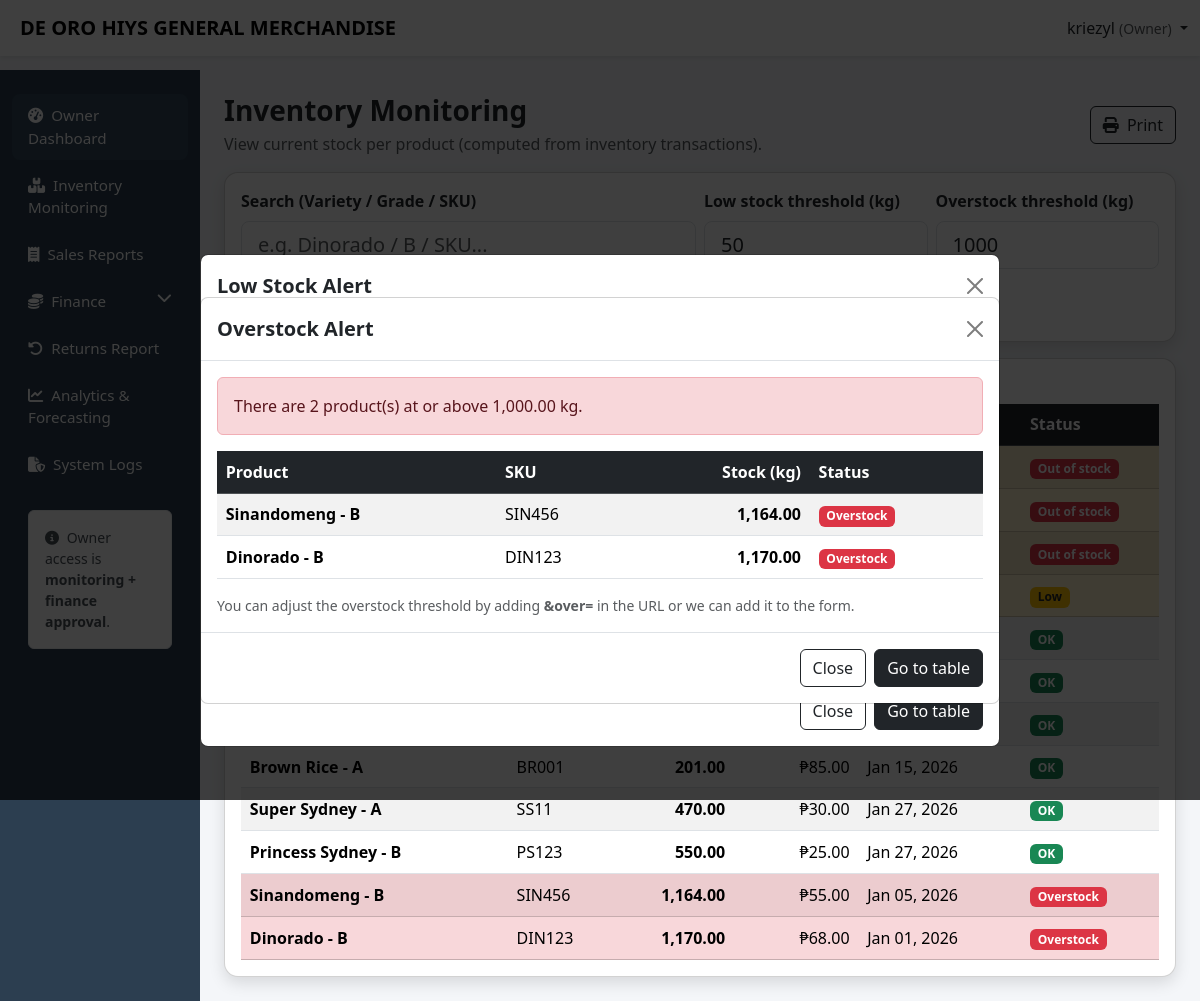
Screenshot of /owner/inventory_monitoring.php (signed in) with the database file from the repository.
### tables this page shows
CREATE TABLE `products` (
    `product_id` int(11) NOT NULL,
    `variety` varchar(100) DEFAULT NULL,
    `grade` varchar(50) DEFAULT NULL,
    `sku` varchar(50) DEFAULT NULL,
    `unit_weight_kg` decimal(10,2) DEFAULT NULL,
    `unit_price` decimal(10,2) DEFAULT NULL,
    `delivery_date` date DEFAULT NULL,
    `created_at` timestamp NOT NULL DEFAULT current_timestamp(),
    `archived` tinyint(1) NOT NULL DEFAULT 0,
    `stock_kg` decimal(10,2) NOT NULL DEFAULT 0.00
  );

### owner/inventory_monitoring.php (the view, shortened to what this page needs)
<?php
$username = $_SESSION['username'] ?? 'Owner';
include '../config/db.php';
$search = trim($_GET['search'] ?? '');
$low = (float)($_GET['low'] ?? 50);
$OVERSTOCK_LIMIT_KG = (float)($_GET['over'] ?? 1000);
$searchSql = "";
$res = $conn->query("
  SELECT
    p.product_id, p.variety, p.grade, p.sku, p.unit_price, p.delivery_date,
    COALESCE(SUM(
      CASE
        WHEN LOWER(it.type)='in' THEN it.qty_kg
        WHEN LOWER(it.type)='out' THEN -it.qty_kg
        WHEN LOWER(it.type)='adjust' THEN it.qty_kg
        ELSE 0
      END
    ),0) AS stock_kg
  FROM products p
  LEFT JOIN inventory_transactions it ON it.product_id = p.product_id
  WHERE p.archived=0
  $searchSql
  GROUP BY p.product_id
  ORDER BY stock_kg ASC, p.variety ASC
");
$productsRows = [];
$lowItems = [];
$overItems = [];
if($res && $res->num_rows > 0){
  while($row = $res->fetch_assoc()){
    $productsRows[] = $row;
    $stock = (float)$row['stock_kg'];
    if($stock <= $low){
      $lowItems[] = [
        'product' => ($row['variety'].' - '.$row['grade']),
        'sku' => $row['sku'],
        'stock' => $stock
      ];
    }
    if($stock >= $OVERSTOCK_LIMIT_KG){
      $overItems[] = [
        'product' => ($row['variety'].' - '.$row['grade']),
        'sku' => $row['sku'],
        'stock' => $stock
      ];
    }
  }
}
?>
<!DOCTYPE html>
<html lang="en">
<head>
<link href="https://cdn.jsdelivr.net/npm/bootstrap@5.3.2/dist/css/bootstrap.min.css" rel="stylesheet">
<link href="https://cdnjs.cloudflare.com/ajax/libs/font-awesome/6.5.1/css/all.min.css" rel="stylesheet">
<link href="../css/layout.css" rel="stylesheet">
</head>
<body>
<nav class="navbar navbar-expand-lg navbar-light bg-white shadow-sm fixed-top">
  <div class="container-fluid">
    <span class="navbar-brand fw-bold ms-2">DE ORO HIYS GENERAL MERCHANDISE</span>
    <div class="ms-auto dropdown">
      <a class="nav-link dropdown-toggle" data-bs-toggle="dropdown">
        <?= htmlspecialchars($username) ?> <small class="text-muted">(Owner)</small>
      </a>
    </div>
  </div>
</nav>
<div class="container-fluid">
<div class="row">
<?php include '../includes/owner_sidebar.php'; ?>
<main class="col-lg-10 ms-sm-auto px-4 main-content">
<div class="py-4">
  <div class="d-flex justify-content-between align-items-center flex-wrap gap-2 mb-3">
    <div>
      <h3 class="fw-bold mb-1">Inventory Monitoring</h3>
      <div class="text-muted">View current stock per product (computed from inventory transactions).</div>
    </div>
    <button class="btn btn-outline-dark" onclick="window.print()"><i class="fa-solid fa-print me-1"></i> Print</button>
  </div>
  <?php if(count($lowItems) > 0): ?>
  <div class="modal fade" id="lowStockModal" tabindex="-1" aria-hidden="true">
    <div class="modal-dialog modal-lg modal-dialog-centered">
      <div class="modal-content">
        <div class="modal-header">
          <h5 class="modal-title fw-bold">Low Stock Alert</h5>
          <button type="button" class="btn-close" data-bs-dismiss="modal" aria-label="Close"></button>
        </div>
        <div class="modal-body">
          <div class="alert alert-warning mb-3">
          </div>
          <div class="table-responsive">
            <table class="table table-sm table-striped align-middle mb-0">
              <thead class="table-dark">
                <tr>
                  <th>Product</th>
                  <th>SKU</th>
                  <th class="text-end">Remaining (kg)</th>
                  <th>Status</th>
                </tr>
              </thead>
              <tbody>
                <?php foreach($lowItems as $li): ?>
                  <tr>
                    <td class="fw-semibold"><?= htmlspecialchars($li['product']) ?></td>
                    <td><?= htmlspecialchars($li['sku']) ?></td>
                    <td class="text-end fw-bold"><?= number_format((float)$li['stock'],2) ?></td>
                    <td>
                      <?php if((float)$li['stock'] <= 0): ?>
                        <span class="badge bg-danger">Out of stock</span>
                      <?php else: ?>
                        <span class="badge bg-warning text-dark">Low</span>
                      <?php endif; ?>
                    </td>
                  </tr>
                <?php endforeach; ?>
              </tbody>
            </table>
          </div>
          <div class="text-muted small mt-3">
          </div>
        </div>
        <div class="modal-footer">
          <button class="btn btn-outline-dark" type="button" data-bs-dismiss="modal">Close</button>
          <a class="btn btn-dark" href="#stockTable">Go to table</a>
        </div>
      </div>
    </div>
  </div>
  <?php endif; ?>
  <?php if(count($overItems) > 0): ?>
  <div class="modal fade" id="overStockModal" tabindex="-1" aria-hidden="true">
    <div class="modal-dialog modal-lg modal-dialog-centered">
      <div class="modal-content">
        <div class="modal-header">
          <h5 class="modal-title fw-bold">Overstock Alert</h5>
          <button type="button" class="btn-close" data-bs-dismiss="modal" aria-label="Close"></button>
        </div>
        <div class="modal-body">
          <div class="alert alert-danger mb-3">
            There are <?= count($overItems) ?> product(s) at or above <?= number_format($OVERSTOCK_LIMIT_KG,2) ?> kg.
          </div>
          <div class="table-responsive">
            <table class="table table-sm table-striped align-middle mb-0">
              <thead class="table-dark">
                <tr>
                  <th>Product</th>
                  <th>SKU</th>
                  <th class="text-end">Stock (kg)</th>
                  <th>Status</th>
                </tr>
              </thead>
              <tbody>
                <?php foreach($overItems as $oi): ?>
                  <tr>
                    <td class="fw-semibold"><?= htmlspecialchars($oi['product']) ?></td>
                    <td><?= htmlspecialchars($oi['sku']) ?></td>
                    <td class="text-end fw-bold"><?= number_format((float)$oi['stock'],2) ?></td>
                    <td><span class="badge bg-danger">Overstock</span></td>
                  </tr>
                <?php endforeach; ?>
              </tbody>
            </table>
          </div>
          <div class="text-muted small mt-3">
            You can adjust the overstock threshold by adding <b>&over=</b> in the URL or we can add it to the form.
          </div>
        </div>
        <div class="modal-footer">
          <button class="btn btn-outline-dark" type="button" data-bs-dismiss="modal">Close</button>
          <a class="btn btn-dark" href="#stockTable">Go to table</a>
        </div>
      </div>
    </div>
  </div>
  <?php endif; ?>
  <div class="card modern-card mb-3">
    <div class="card-body">
      <form class="row g-2 align-items-end" method="get">
        <div class="col-12 col-md-6">
          <label class="form-label fw-semibold">Search (Variety / Grade / SKU)</label>
          <input class="form-control form-control-lg" name="search" value="<?= htmlspecialchars($search) ?>" placeholder="e.g. Dinorado / B / SKU...">
        </div>
        <div class="col-12 col-md-3">
          <label class="form-label fw-semibold">Low stock threshold (kg)</label>
          <input class="form-control form-control-lg" type="number" step="0.01" name="low" value="<?= htmlspecialchars((string)$low) ?>">
        </div>
        <div class="col-12 col-md-3">
          <label class="form-label fw-semibold">Overstock threshold (kg)</label>
          <input class="form-control form-control-lg" type="number" step="0.01" name="over" value="<?= htmlspecialchars((string)$OVERSTOCK_LIMIT_KG) ?>">
        </div>
        <div class="col-12 col-md-3 d-grid">
          <button class="btn btn-dark btn-lg"><i class="fa-solid fa-magnifying-glass me-1"></i> Apply</button>
        </div>
      </form>
    </div>
  </div>
  <div class="card modern-card" id="stockTable">
    <div class="card-body">
      <div class="table-responsive">
        <table class="table table-striped align-middle mb-0">
          <thead class="table-dark">
            <tr>
              <th>Product</th>
              <th>SKU</th>
              <th class="text-end">Stock (kg)</th>
              <th class="text-end">Unit Price</th>
              <th>Delivery Date</th>
              <th>Status</th>
            </tr>
          </thead>
          <tbody>
          <?php if(count($productsRows) > 0): ?>
            <?php foreach($productsRows as $p):
              $stock = (float)$p['stock_kg'];
              $isLow = $stock <= $low;
              $isOver = $stock >= $OVERSTOCK_LIMIT_KG;
            ?>
              <tr class="<?= $isOver ? 'table-danger' : ($isLow ? 'table-warning' : '') ?>">
                <td class="fw-bold"><?= htmlspecialchars($p['variety'].' - '.$p['grade']) ?></td>
                <td><?= htmlspecialchars($p['sku']) ?></td>
                <td class="text-end fw-bold"><?= number_format($stock,2) ?></td>
                <td class="text-end">₱<?= number_format((float)$p['unit_price'],2) ?></td>
                <td><?= $p['delivery_date'] ? htmlspecialchars(date("M d, Y", strtotime($p['delivery_date']))) : '—' ?></td>
                <td>
                  <?php if($stock <= 0): ?>
                    <span class="badge bg-danger">Out of stock</span>
                  <?php elseif($isOver): ?>
                    <span class="badge bg-danger">Overstock</span>
                  <?php elseif($isLow): ?>
                    <span class="badge bg-warning text-dark">Low</span>
                  <?php else: ?>
                    <span class="badge bg-success">OK</span>
                  <?php endif; ?>
                </td>
              </tr>
            <?php endforeach; ?>
          <?php else: ?>
            <tr><td colspan="6" class="text-center text-muted">No products found.</td></tr>
          <?php endif; ?>
          </tbody>
      </div>
      <div class="text-muted small mt-2">
      </div>
    </div>
  </div>
</div>
</main>
</div>
</div>
</body>
</html>

### css/layout.css (style rules this page uses)
body { background:#f4f6f9; padding-top: 60px; }
.modern-card { border-radius:14px; box-shadow:0 6px 16px rgba(0,0,0,.12); transition:.3s; }
.main-content { padding-top:0px; }
.modal { z-index: 1055; }
.table td, .table th { padding:0.55rem; vertical-align: middle; }
.table td,.table th { vertical-align:middle; }
table td, .table th { padding:0.55rem; vertical-align: middle; }
body { background:#f4f6f9; padding-top:70px; }
.modern-card { border-radius:14px; box-shadow:0 6px 16px rgba(0,0,0,.12); }
.table td, .table th { vertical-align: middle; }

### rows the page displays
products: shows "Out of stock"
products: shows "Out of stock"
products: shows "Out of stock"
products: shows "Low"
products: shows "OK"
products: shows "OK"
products: shows "OK"
products: variety+grade "Brown Rice - A", sku "BR001", stock "201.00", unit_price "85.00", delivery_date "Jan 15, 2026", shows "OK"
products: variety+grade "Super Sydney - A", sku "SS11", stock "470.00", unit_price "30.00", delivery_date "Jan 27, 2026", shows "OK"
products: variety+grade "Princess Sydney - B", sku "PS123", stock "550.00", unit_price "25.00", delivery_date "Jan 27, 2026", shows "OK"
products: variety+grade "Sinandomeng - B", sku "SIN456", stock "1,164.00", unit_price "55.00", delivery_date "Jan 05, 2026", shows "Overstock"
products: variety+grade "Dinorado - B", sku "DIN123", stock "1,170.00", unit_price "68.00", delivery_date "Jan 01, 2026", shows "Overstock"

### other values shown
$username "kriezyl"
count($overItems) "2"
$OVERSTOCK_LIMIT_KG "1,000.00"
$oi['product'] "Sinandomeng - B"
$oi['sku'] "SIN456"
$oi['stock'] "1,164.00"
$oi['product'] "Dinorado - B"
$oi['sku'] "DIN123"
$oi['stock'] "1,170.00"
